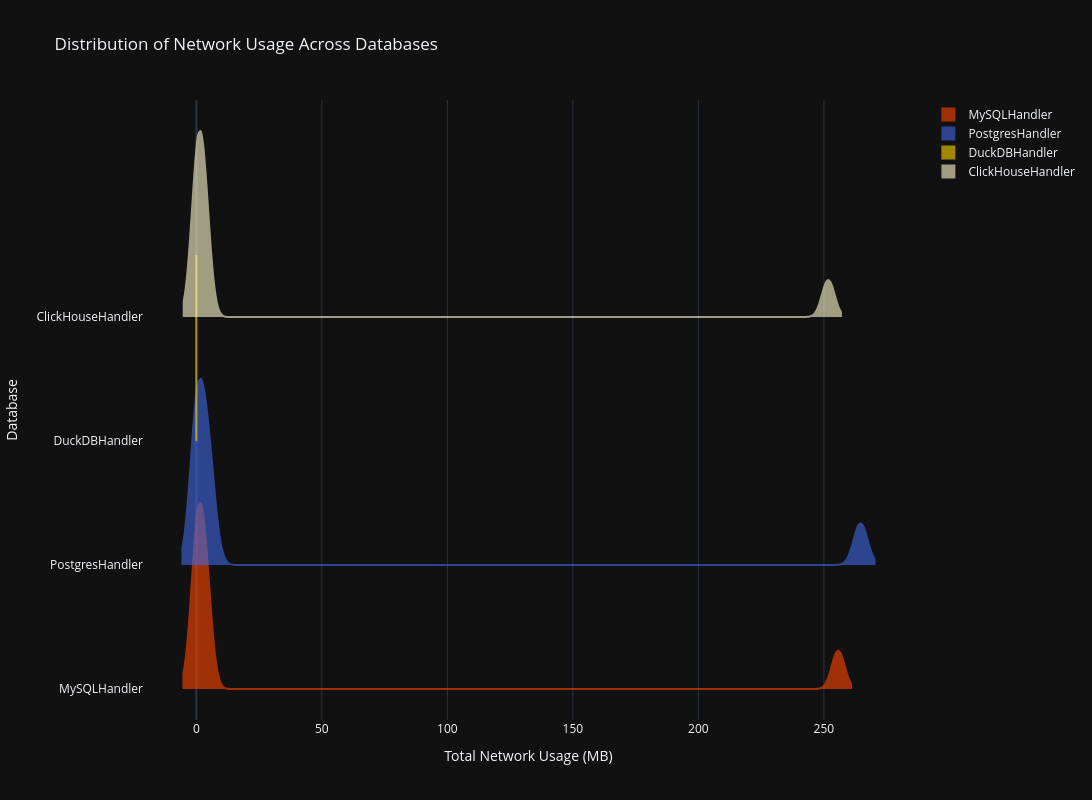

The notebook cell saved with this chart:
### Code cell
#TODO: distrib plot

fig = go.Figure()
databases = top_df['database_type'].unique()

for db in databases:
    # Filter the DataFrame for the current database
    db_data = top_df[top_df['database_type'] == db]
    
    specific_color = color_map.get(db) 
    
    fig.add_trace(
        go.Violin(
            x=db_data['network_out_mb'],
            line_color=specific_color, # Assign the specific color here
            name=db,
            # For violin plots, you often want to color the fill as well for better visuals
            fillcolor=specific_color,
            opacity=0.6,
            line_width=2
        )
    )

# The rest of your layout code is great
fig.update_traces(orientation='h', side='positive', width=3, points=False)
fig.update_layout(
    xaxis_title="Total Network Usage (MB)",
    yaxis_title="Database", # Added a y-axis title for clarity
    title="Distribution of Network Usage Across Databases",
    showlegend=True,
    template=template,
    height=800,
    width=1200,
)
fig.show()

### Figure 1 — Plotly figure (JSON) as saved in the notebook; plotly's stock layout.template omitted (floating-point values rounded to 4 significant figures)
{"data": [{"fillcolor": "orangered", "line": {"color": "orangered", "width": 2}, "name": "MySQLHandler", "opacity": 0.6, "orientation": "h", "points": false, "side": "positive", "type": "violin", "width": 3, "x": [2.288, 0.001817, 0.09228, 4.039, 0.001935, 255.7, 3.479]}, {"fillcolor": "royalblue", "line": {"color": "royalblue", "width": 2}, "name": "PostgresHandler", "opacity": 0.6, "orientation": "h", "points": false, "side": "positive", "type": "violin", "width": 3, "x": [2.445, 0.002372, 0.1196, 5.454, 0.002619, 264.6, 4.596]}, {"fillcolor": "gold", "line": {"color": "gold", "width": 2}, "name": "DuckDBHandler", "opacity": 0.6, "orientation": "h", "points": false, "side": "positive", "type": "violin", "width": 3, "x": [0.0, 0.0, 0.0, 0.0, 0.0, 0.0, 0.0]}, {"fillcolor": "lemonchiffon", "line": {"color": "lemonchiffon", "width": 2}, "name": "ClickHouseHandler", "opacity": 0.6, "orientation": "h", "points": false, "side": "positive", "type": "violin", "width": 3, "x": [2.331, 0.004519, 0.08285, 3.509, 0.00466, 251.7, 3.033]}], "layout": {"height": 800, "showlegend": true, "title": {"text": "Distribution of Network Usage Across Databases"}, "width": 1200, "xaxis": {"title": {"text": "Total Network Usage (MB)"}}, "yaxis": {"title": {"text": "Database"}}}}
